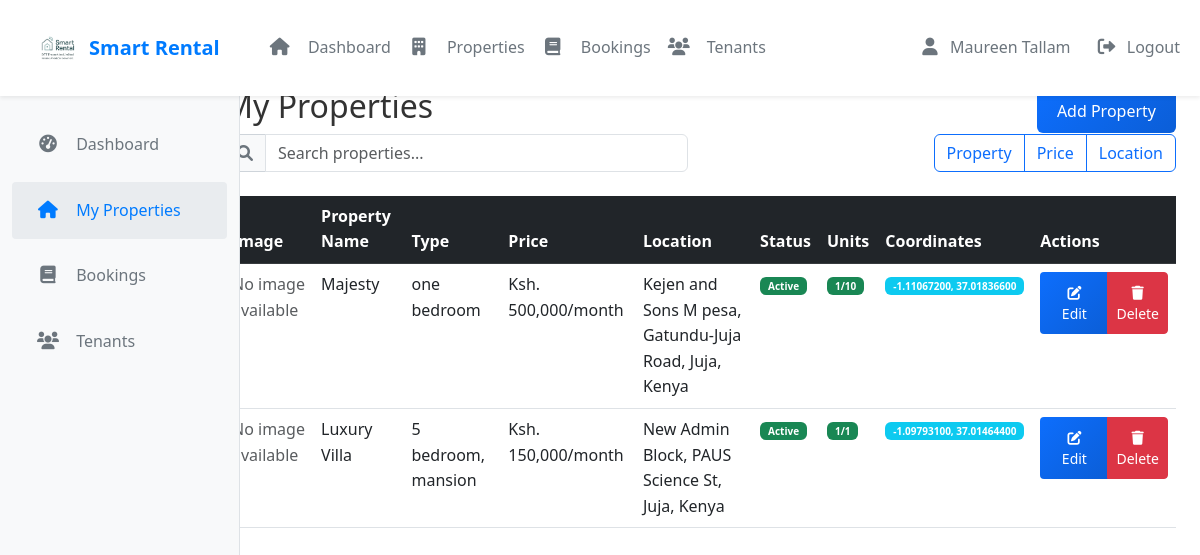
Page /smart_landlords/properties.php (signed in) on the earlier database version.
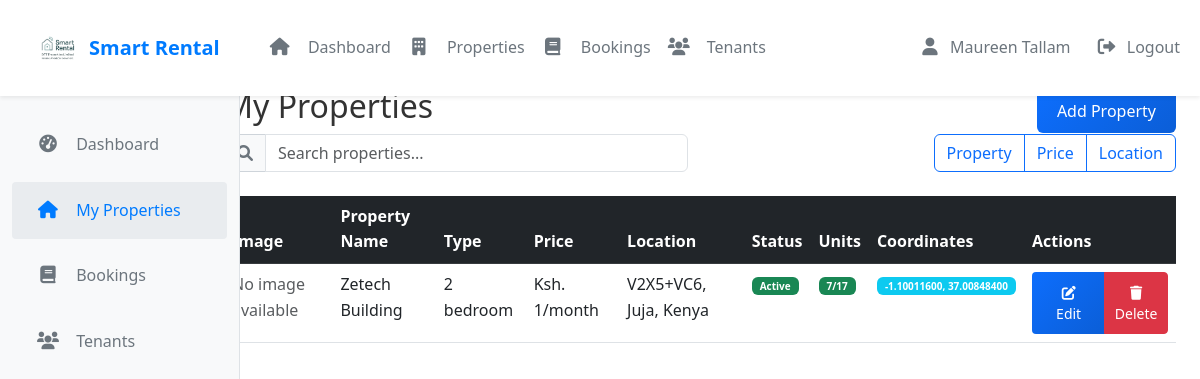
Same page on the later database version.
### tables this page shows
CREATE TABLE `houses` (
  `id` int(30) NOT NULL,
  `landlord_id` int(30) NOT NULL,
  `house_no` varchar(50) NOT NULL,
  `category_id` int(30) NOT NULL,
  `description` text NOT NULL,
  `location` varchar(255) DEFAULT NULL,
  `city` varchar(100) DEFAULT NULL,
  `state` varchar(100) DEFAULT NULL,
  `country` varchar(100) DEFAULT NULL,
  `latitude` decimal(10,8) DEFAULT NULL,
  `longitude` decimal(11,8) DEFAULT NULL,
  `price` double NOT NULL,
  `security_deposit` decimal(10,2) DEFAULT NULL,
  `min_rental_period` int(11) DEFAULT 1 COMMENT 'In months',
  `max_rental_period` int(11) DEFAULT 12 COMMENT 'In months',
  `advance_rent_months` int(11) DEFAULT 1 COMMENT 'Number of months rent to pay in advance',
  `payment_cycle` enum('monthly','quarterly','annually') NOT NULL DEFAULT 'monthly',
  `late_fee_percentage` decimal(5,2) DEFAULT 5.00,
  `bedrooms` int(11) DEFAULT 0,
  `bathrooms` int(11) DEFAULT 0,
  `area` decimal(10,2) DEFAULT NULL,
  `image` varchar(255) DEFAULT NULL,
  `main_image` varchar(255) DEFAULT NULL,
  `featured` tinyint(1) DEFAULT 0,
  `status` tinyint(1) DEFAULT 1,
  `created_at` timestamp NOT NULL DEFAULT current_timestamp(),
  `updated_at` timestamp NOT NULL DEFAULT current_timestamp() ON UPDATE current_timestamp(),
  `address` text DEFAULT NULL,
  `total_units` int(11) NOT NULL DEFAULT 1,
  `available_units` int(11) NOT NULL DEFAULT 1
);

CREATE TABLE `categories` (
  `id` int(30) NOT NULL,
  `name` varchar(200) NOT NULL
);

### config/auth.php (called while the page is built, shortened)
<?php
function has_role($role) {
    return isset($_SESSION['user_type']) && $_SESSION['user_type'] === $role;
}
function is_landlord() {
    return has_role('landlord');
}
?>

### smart_landlords/properties.php (the view, shortened to what this page needs)
<?php
require_once '../config/db.php';
require_once '../config/auth.php';
$stmt = $conn->prepare("SELECT h.*, c.name as category_name
                       FROM houses h
                       LEFT JOIN categories c ON h.category_id = c.id
                       WHERE h.landlord_id = ?");
$stmt->bind_param('i', $_SESSION['user_id']);
$stmt->execute();
$properties = $stmt->get_result()->fetch_all(MYSQLI_ASSOC);
?>
<!DOCTYPE html>
<html lang="en">
<head>
    <link href="https://cdn.jsdelivr.net/npm/bootstrap@5.3.0/dist/css/bootstrap.min.css" rel="stylesheet">
    <link rel="stylesheet" href="https://cdnjs.cloudflare.com/ajax/libs/font-awesome/6.0.0/css/all.min.css">
    <link rel="stylesheet" href="assets/css/style.css">
</head>
<body>
    <?php include('./includes/header.php'); ?>
    <div class="container-fluid">
        <div class="row">
            <nav id="sidebar" class="col-md-3 col-lg-2 d-md-block bg-light sidebar">
                <div class="position-sticky pt-3">
                    <ul class="nav flex-column">
                        <li class="nav-item">
                            <a class="nav-link" href="index.php">
                                <i class="fas fa-tachometer-alt"></i> Dashboard
                            </a>
                        </li>
                        <li class="nav-item">
                            <a class="nav-link active" href="properties.php">
                                <i class="fas fa-home"></i> My Properties
                            </a>
                        </li>
                        <li class="nav-item">
                            <a class="nav-link" href="bookings.php">
                                <i class="fas fa-book"></i> Bookings
                            </a>
                        </li>
                        <li class="nav-item">
                            <a class="nav-link" href="tenants.php">
                                <i class="fas fa-users"></i> Tenants
                            </a>
                        </li>
                    </ul>
                </div>
            </nav>
            <main class="col-md-9 ms-sm-auto col-lg-10 px-md-4">
                <div class="d-flex justify-content-between flex-wrap flex-md-nowrap align-items-center pt-3 pb-2 mb-3 border-bottom">
                    <h1 class="h2">Manage Properties</h1>
                </div>
                <div class="d-flex justify-content-between align-items-center">
                    <h2>My Properties</h2>
                    <a href="add_property.php" class="btn btn-primary">
                        Add Property
                    </a>
                </div>
                <div class="row mb-4">
                    <div class="col-md-6">
                        <div class="input-group">
                            <span class="input-group-text">
                                <i class="fas fa-search"></i>
                            </span>
                            <input type="text" id="searchInput" class="form-control" placeholder="Search properties...">
                        </div>
                    </div>
                    <div class="col-md-6">
                        <div class="btn-group float-end">
                            <button class="btn btn-outline-primary" onclick="sortTable(0)">Property</button>
                            <button class="btn btn-outline-primary" onclick="sortTable(2)">Price</button>
                            <button class="btn btn-outline-primary" onclick="sortTable(3)">Location</button>
                        </div>
                    </div>
                </div>
                <div class="table-responsive">
                    <table class="table table-hover" id="propertiesTable">
                        <thead class="table-dark">
                            <tr>
                                <th>Image</th>
                            <th>Property Name</th>
                            <th>Type</th>
                            <th>Price</th>
                            <th>Location</th>
                            <th>Status</th>
                                <th>Units</th>
                            <th>Coordinates</th>
                                <th>Actions</th>
                            </tr>
                        </thead>
                        <tbody>
                            <?php foreach ($properties as $property): ?>
                            <tr>
                                <td>
                                    <?php
                                    $imagePath = '../uploads/' . $property['main_image'];
                                    if (file_exists($imagePath)) {
                                        echo '<img src="' . htmlspecialchars($imagePath) . '"
                                              alt="' . htmlspecialchars($property['house_no']) . '"
                                              class="property-image"
                                              style="width: 50px; height: 50px; object-fit: cover;">';
                                    } else {
                                        echo '<div class="text-muted">No image available</div>';
                                    }
                                    ?>
                                </td>
                                <td><?php echo htmlspecialchars($property['house_no']); ?></td>
                                <td><?php echo htmlspecialchars($property['category_name']); ?></td>
                                <td>Ksh. <?php echo number_format($property['price']); ?>/month</td>
                                <td><?php echo htmlspecialchars($property['location']); ?></td>
                                <td>
                                    <span class="badge bg-<?php echo $property['status'] ? 'success' : 'danger'; ?>">
                                        <?php echo $property['status'] ? 'Active' : 'Inactive'; ?>
                                    </span>
                                </td>
                                <td>
                                    <span class="badge <?php echo $property['available_units'] > 0 ? 'bg-success' : 'bg-danger'; ?>">
                                        <?php echo htmlspecialchars($property['available_units'] . '/' . $property['total_units']); ?>
                                    </span>
                                </td>
                                <td>
                                    <span class="badge bg-info">
                                        <?php echo htmlspecialchars($property['latitude'] . ', ' . $property['longitude']); ?>
                                    </span>
                                </td>
                                <td>
                                    <div class="btn-group">
                                        <button class="btn btn-sm btn-primary" onclick="editProperty(<?php echo $property['id']; ?>)">
                                            <i class="fas fa-edit"></i> Edit
                                        </button>
                                        <button class="btn btn-sm btn-danger" data-bs-toggle="modal" data-bs-target="#deletePropertyModal" data-property-id="<?php echo $property['id']; ?>" data-property-name="<?php echo htmlspecialchars($property['house_no']); ?>">
                                            <i class="fas fa-trash"></i> Delete
                                        </button>
                                    </div>
                                </td>
                            </tr>
                            <?php endforeach; ?>
                        </tbody>
                    </table>
                </div>
            </main>
        </div>
    </div>
</body>
</html>

### smart_landlords/includes/header.php (shortened to what this page needs)
<?php
require_once '../config/auth.php';
?>
<nav class="navbar navbar-expand-lg navbar-light bg-white shadow-sm fixed-top">
    <div class="container-fluid">
        <a class="navbar-brand d-flex align-items-center" href="index.php">
            <img src="./assets/images/smart_rental_logo.png" alt="Smart Rental" height="40" class="me-2">
            <span class="navbar-text">Smart Rental</span>
        </a>
        <div class="collapse navbar-collapse" id="navbarNav">
            <ul class="navbar-nav me-auto">
                <li class="nav-item">
                    <a class="nav-link" href="index.php">
                        <i class="fas fa-home"></i> Dashboard
                    </a>
                </li>
                <li class="nav-item">
                    <a class="nav-link" href="properties.php">
                        <i class="fas fa-building"></i> Properties
                    </a>
                </li>
                <li class="nav-item">
                    <a class="nav-link" href="bookings.php">
                        <i class="fas fa-book"></i> Bookings
                    </a>
                </li>
                <li class="nav-item">
                    <a class="nav-link" href="tenants.php">
                        <i class="fas fa-users"></i> Tenants
                    </a>
                </li>
            </ul>
            <ul class="navbar-nav">
                <?php if (is_landlord()): ?>
                    <li class="nav-item">
                        <span class="nav-link me-2">
                            <i class="fas fa-user me-1"></i>
                            <?php echo htmlspecialchars($_SESSION['user_name']); ?>
                        </span>
                    </li>
                    <li class="nav-item">
                        <a class="nav-link btn btn-outline-primary" href="../logout.php">
                            <i class="fas fa-sign-out-alt me-1"></i>
                            Logout
                        </a>
                    </li>
                <?php endif; ?>
            </ul>
        </div>
    </div>
</nav>

### smart_landlords/assets/css/style.css (style rules this page uses)
body { font-family: 'Segoe UI', Tahoma, Geneva, Verdana, sans-serif; line-height: 1.6; color: #333; }
.navbar { box-shadow: 0 2px 4px rgba(0,0,0,0.1); }
.navbar-brand img { height: 40px; }
.sidebar { position: fixed; top: 0; left: 0; width: 240px; min-height: 100vh; padding-top: 6rem; background-color: #f8f9fa; border-right: 1px solid #dee2e6; z-index: 1000; }
.navbar { z-index: 1030; box-shadow: 0 2px 4px rgba(0,0,0,0.1); }
.nav-link { color: #6c757d; padding: 1rem 1.5rem; margin: 0.25rem 0; transition: all 0.3s ease; border-radius: 4px; }
.nav-link i { width: 1.75rem; text-align: center; margin-right: 1rem; font-size: 1.2rem; }
.nav-link.active { color: #007bff; background-color: #e9ecef; font-weight: 500; }
.nav-link i { width: 1.5rem; text-align: center; margin-right: 0.75rem; font-size: 1.1rem; }
.navbar-brand { padding: 1rem 1.5rem; }
.navbar-brand img { height: 45px; margin-right: 1rem; }
.navbar-brand span { font-weight: 600; color: #007bff; font-size: 1.25rem; }

### smart_landlords/properties.php (style rules this page uses)
.input-group-text { background: #f8f9fa; border-color: #ced4da; color: #6c757d; }
.btn-primary { background: linear-gradient(135deg, #0d6efd 0%, #0b5ed7 100%); border: none; padding: 10px 20px; font-weight: 500; }
.badge { font-size: 10px; padding: 4px 8px; }

Differences in the rows shown:
removed houses: shows "No image available", house_no "Majesty", category.name "one bedroom", price "500,000", location "Kejen and Sons M pesa, Gatundu-Juja Road, Juja, Kenya", status "Active", available_units+total_units "1/10", latitude+longitude "-1.11067200, 37.01836600"
removed houses: shows "No image available", house_no "Luxury Villa", category.name "5 bedroom, mansion", price "150,000", location "New Admin Block, PAUS Science St, Juja, Kenya", status "Active", available_units+total_units "1/1", latitude+longitude "-1.09793100, 37.01464400"
added houses: shows "No image available", house_no "Zetech Building", category.name "2 bedroom", price "1", location "V2X5+VC6, Juja, Kenya", status "Active", available_units+total_units "7/17", latitude+longitude "-1.10011600, 37.00848400"
